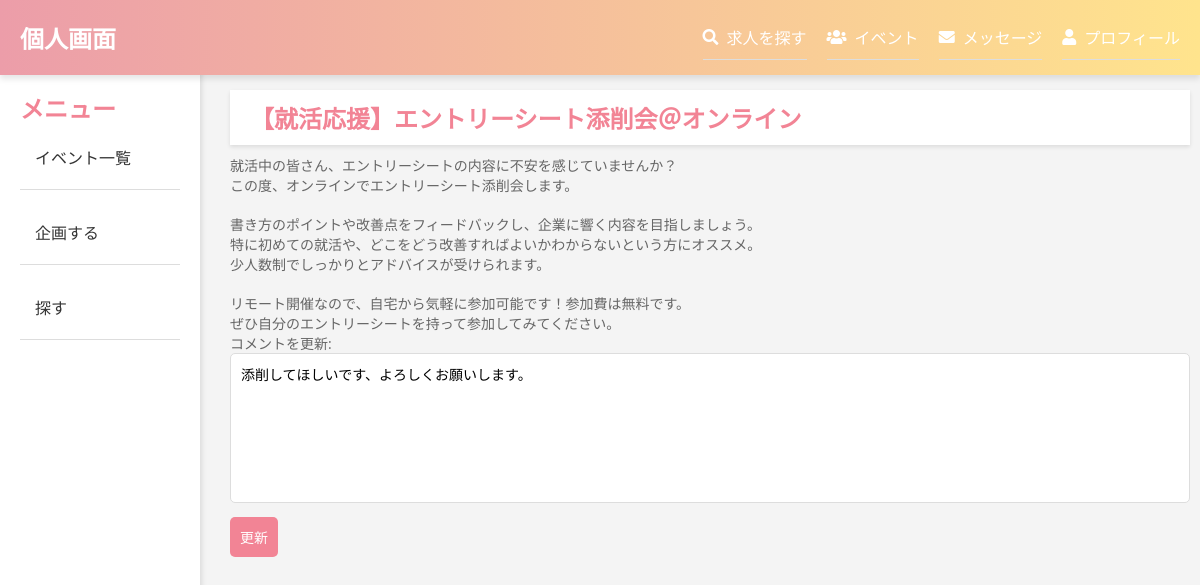
The page /detail_c.php?id=16 on the database its author committed.
### tables this page shows
CREATE TABLE `bs_posts` (
  `id` int(11) NOT NULL,
  `user_id` int(11) NOT NULL,
  `title` varchar(255) NOT NULL,
  `body` text NOT NULL,
  `created_at` timestamp NOT NULL DEFAULT current_timestamp()
);

CREATE TABLE `bs_comments` (
  `id` int(11) NOT NULL,
  `post_id` int(11) NOT NULL,
  `user_id` int(11) NOT NULL,
  `comment` text NOT NULL,
  `created_at` timestamp NOT NULL DEFAULT current_timestamp()
);

### db.php (called while the page is built, shortened)
<?php
function h($str){
    return htmlspecialchars($str, ENT_QUOTES);
}
?>

### detail_c.php (the view, shortened to what this page needs)
<?php
$id = $_GET["id"];
require 'db.php';
$sql = "SELECT * FROM bs_posts WHERE id=:id";
$stmt = $pdo->prepare("$sql");
$stmt->bindValue(':id', $id, PDO::PARAM_INT);
$status = $stmt->execute();
$post = $stmt->fetch(PDO::FETCH_ASSOC);
$comment_sql = "SELECT * FROM bs_comments WHERE post_id = :id";
$comment_stmt = $pdo->prepare($comment_sql);
$comment_stmt->bindValue(':id', $id, PDO::PARAM_INT);
$comment_status = $comment_stmt->execute();
$comment = $comment_stmt->fetch(PDO::FETCH_ASSOC);
?>
<?php include('header.php'); ?>
<?php include('sidebar.php'); ?>
<div class="main-content">
<h2 class="topic-title"><?=h($post['title']) ?></h2>
<div class="topic-body">
<?=nl2br(h($post['body'])) ?>
<form method="POST" action="post.php">
    <label>コメントを更新:</label>
    <textarea name="comment" id="comment"required class="form-textarea"><?=$comment["comment"]?></textarea><br>
    <input type="submit" value="更新" class="form-submit">
</form>
</div>
</body>
</html>

### style.css (style rules this page uses)
body { font-family: Arial, sans-serif; margin: 0; padding: 0; display: flex; min-height: 100vh; }
.main-content { flex-grow: 1; margin-left: 220px; padding: 20px 10px; max-width: 90%; margin: o auto; margin-bottom: 100px; margin-top: 70px; }
h2,h3 { font-size: 24px; color: #f28495; }
.topic-title { background-color: white; padding: 10px 20px; width: 100%; box-shadow: 0 2px 4px rgba(0, 0, 0, 0.1); }
.topic-body { margin-top: 10px; color: #666; font-size: 14px; }
button, input[type="submit"], .edit-link, .delete-link { background-color: #f28495; color: white; padding: 10px; border: none; cursor: pointer; font-size: 14px; border-radius: 5px; text-decoration: none; display: inline-block; margin-top:10px; }
.form-textarea { width: 100%; height: 150px; padding: 10px; box-shadow: none; resize: none; outline: none; border: 1px solid #ddd; border-radius: 5px; font-size: 14px; font-weight: normal; font-family: 'Open Sans', 'Yu Gothic', "游ゴシック", 'YuGothic', "游ゴシック体", Hiragino Kaku Gothic ProN, 'Meiryo'; }
* { margin: 0; padding: 0; box-sizing: border-box; }
body { font-family: 'Open Sans', 'Yu Gothic', "游ゴシック", 'YuGothic', "游ゴシック体", Hiragino Kaku Gothic ProN, 'Meiryo'; background-color: #f4f4f4; color:grey; margin: 0; padding: 0; }

### rows shown on the page
bs_posts: title "【就活応援】エントリーシート添削会＠オンライン", body "就活中の皆さん、エントリーシートの内容に不安を感じていませんか？ この度、オンラインでエントリーシート添削会します。 書き方のポイントや改善点をフィードバックし、企業に響く内容を目指しましょう。 特に初めての就活や、どこをどう改善すればよいかわからないという方にオススメ。 少人数制でしっかりとアドバイスが受けられます。 リモート開催なので、自宅から気軽に参加可能です！参加費は無料です。 ぜひ自分のエントリーシートを持って参加してみてください。"
bs_comments: comment "添削してほしいです、よろしくお願いします。"
